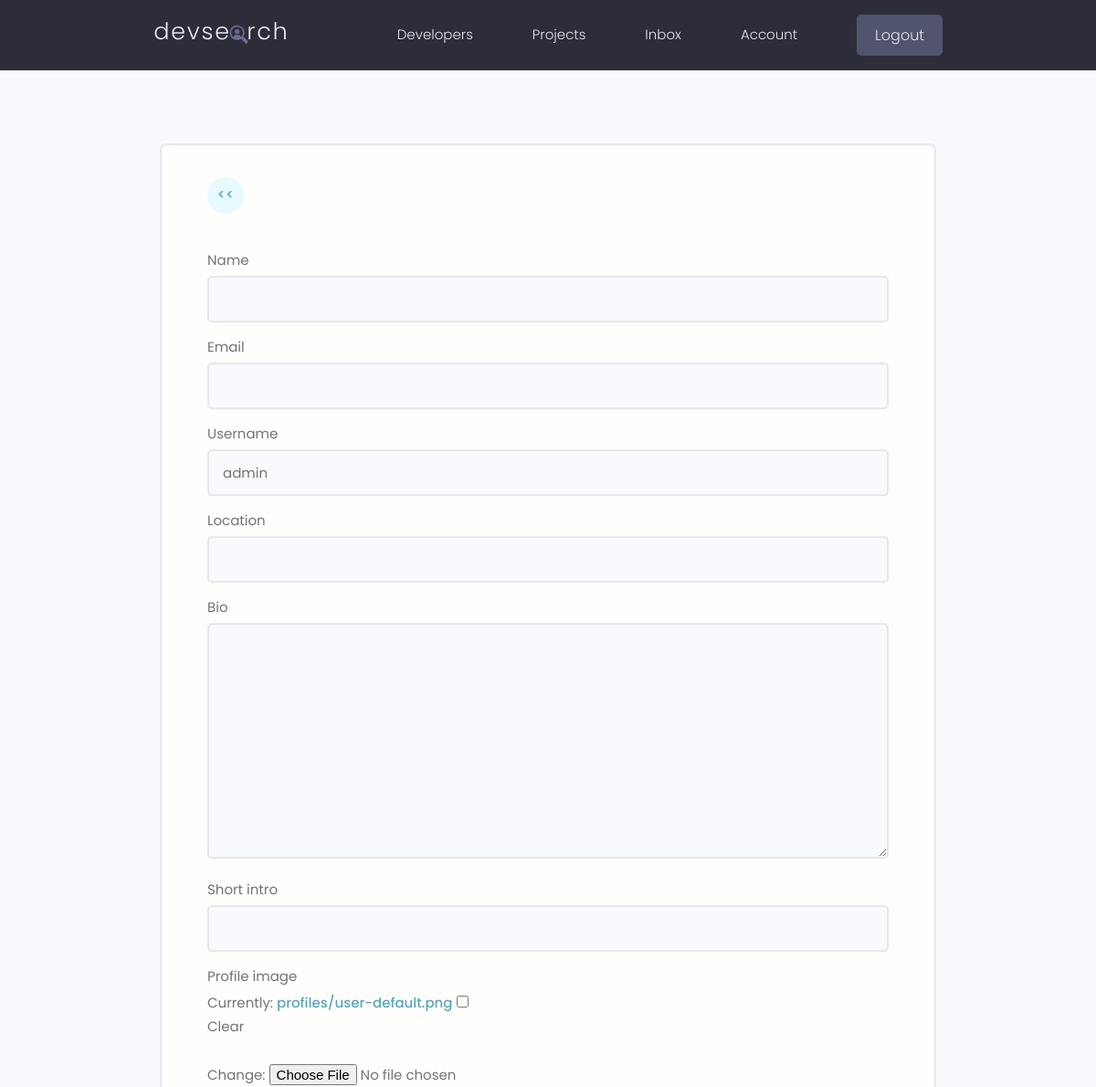
Before: /edit-account/ (signed in, upper part) with the older database file.
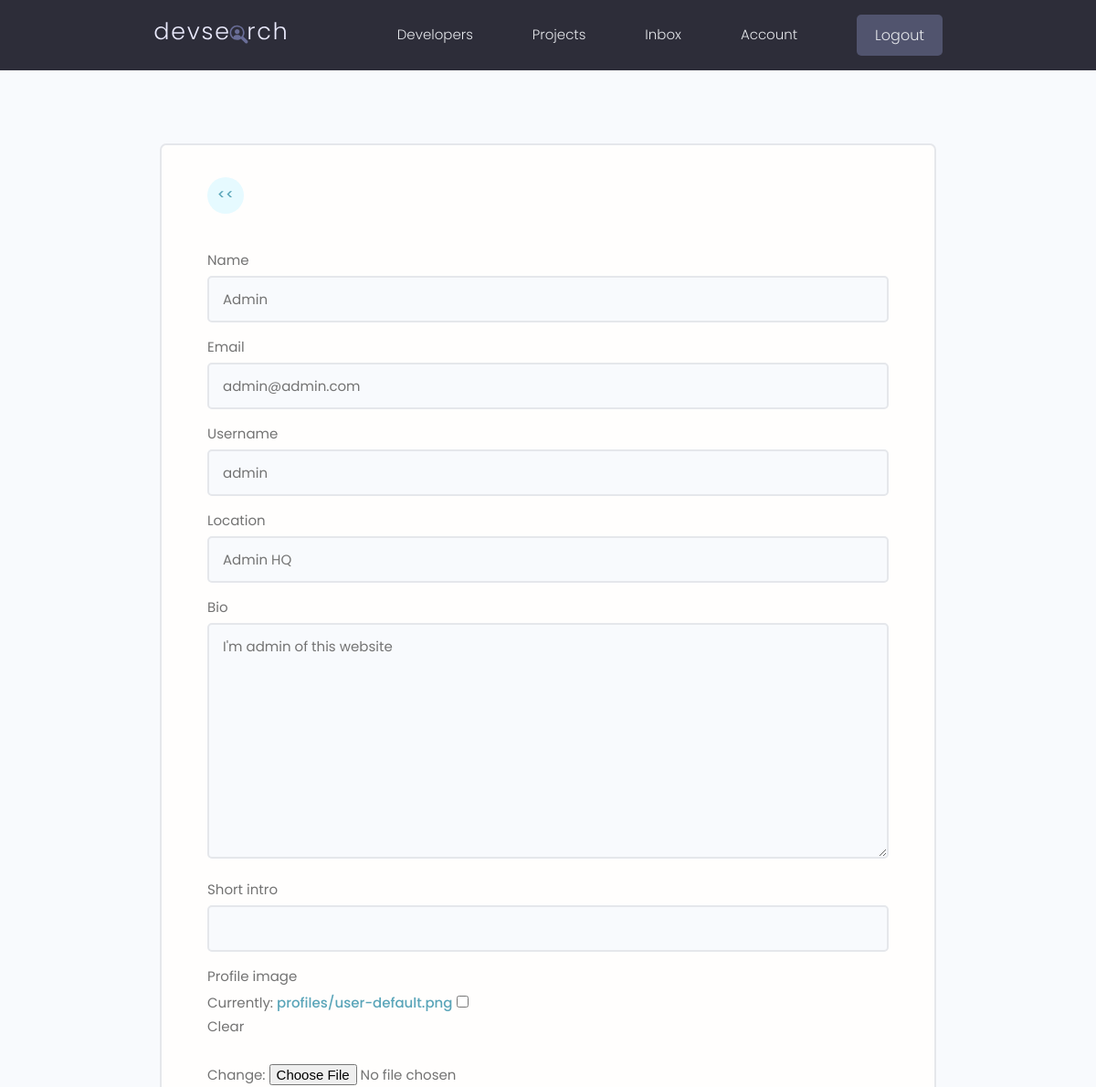
After: the same page with the newer database file.
### users/models.py (models this page shows, shortened)
class Profile(models.Model):
    user=models.OneToOneField(User, on_delete=models.CASCADE, null=True,blank=True)
    name=models.CharField(max_length=200,null=True,blank=True)
    email=models.EmailField(max_length=500,null=True,blank=True)
    username=models.CharField(max_length=200,null=True,blank=True)
    location=models.CharField(max_length=200,null=True,blank=True)
    short_intro=models.CharField(max_length=200,null=True,blank=True)
    bio=models.TextField(null=True,blank=True)
    profile_image=models.ImageField(null=True,blank=True,default="profiles/user-default.png", upload_to='profiles/')
    social_github=models.CharField(max_length=200,null=True,blank=True)
    social_twitter=models.CharField(max_length=200,null=True,blank=True)
    social_linkedin=models.CharField(max_length=200,null=True,blank=True)
    social_youtube=models.CharField(max_length=200,null=True,blank=True)
    social_website=models.CharField(max_length=200,null=True,blank=True)
    created=models.DateTimeField(auto_now_add=True)
    id=models.UUIDField(default=uuid.uuid4,unique=True,primary_key=True,editable=False)

### users/views.py (the view)
# urls.py: path('edit-account/',views.editAccount,name="edit-account"),
@login_required(login_url='login')
def editAccount(request):
    profile=request.user.profile
    form=ProfileForm(instance=profile)
    if request.method=="POST":
        form=ProfileForm(request.POST,request.FILES,instance=profile)
        if form.is_valid():
            form.save()
            return redirect('account')
    context={'form':form}
    return render(request,'users/profile_form.html',context)

### users/forms.py
class ProfileForm(ModelForm):
    class Meta:
        model=Profile
        fields=['name','email','username','location','bio','short_intro',
                'profile_image','social_github','social_linkedin','social_twitter',
                'social_youtube','social_website']
    def __init__(self,*args,**kwargs):
        super(ProfileForm,self).__init__(*args,**kwargs)
        for name,field in self.fields.items():
            field.widget.attrs.update({'class':'input'})

### users/templates/users/profile_form.html (shortened to what this page needs)
{% extends 'main.html' %}
{% block content %}
<main class="formPage my-xl">
    <div class="content-box">
        <div class="formWrapper">
            <a class="backButton" href="{% url 'account' %}"><<</a>
            <br>
            <form class="form" action="{% url 'edit-account' %}" method="POST" enctype="multipart/form-data">
                {% for field in form %}
                <div class="form__field">
                    <label for="formInput#text">{{field.label}}</label>
                    {{field}}
                </div>
                {% endfor %}
            </form>
        </div>
    </div>
</main>
{% endblock content %}

Changed rows visible on the page:
changed Profile "admin": name (not shown) → "Admin"; email (not shown) → "admin@admin.com"; location (not shown) → "Admin HQ"; bio (not shown) → "I'm admin of this website"
